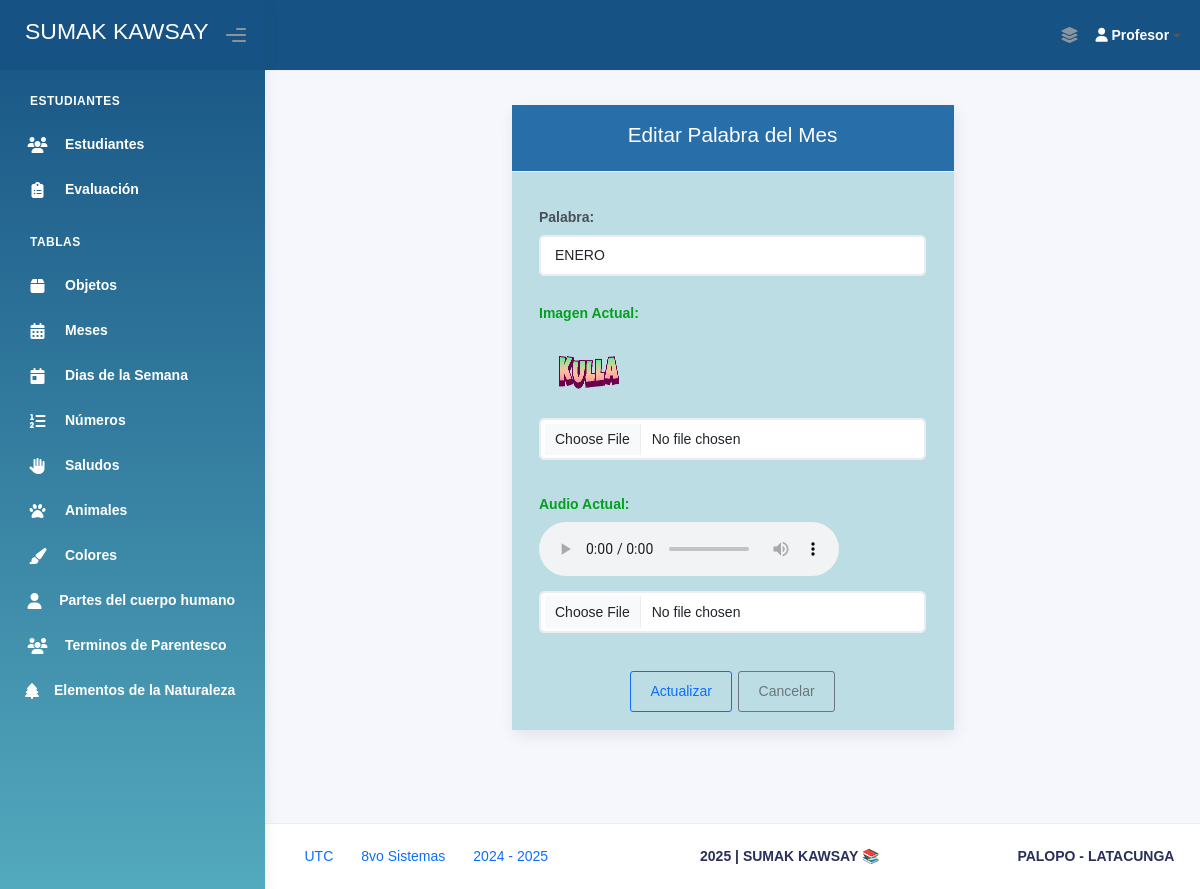
Page /mes/editar/1/ (signed in) on the committed database.
### Aplicaciones/Modulos/models.py (models this page shows, shortened)
class Aprender_Meses(models.Model):
    imagen_mes = models.ImageField(upload_to='imagenes_aprender_meses/', null=True, blank=True)
    palabra_mes = models.CharField(max_length=100)
    audio_kichwa_mes = models.FileField(upload_to='audios_kichwa_meses/', null=True, blank=True)

### Aplicaciones/Modulos/views.py (the view, shortened to what this page needs)
# urls.py: path('mes/editar/<int:id>/', views.editar_mes, name='editar_mes'),
def editar_mes(request, id):
    if not request.session.get('profesor_id'):
        return redirect('login_profesor')
    mes = get_object_or_404(Aprender_Meses, id=id)
    return render(request, 'AprendizajeAdmin/Meses/editar_mes.html', {'mes': mes})

### Aplicaciones/Modulos/templates/AprendizajeAdmin/Meses/editar_mes.html (shortened to what this page needs)
{% extends 'plantillaAdmin.html' %}
{% block body %}
<br><br><br>
<div class="container mt-5">
    <div class="row justify-content-center">
        <div class="col-md-6">
            <div class="card">
                <div class="card-header text-center" style="background-color: #286ea8;">
                    <h4 style="color: white;">Editar Palabra del Mes</h4>
                </div>
                <div class="card-body Mensaje-error" style="background-color: #bddde4">
                    <form action="{% url 'editar_mes' mes.id %}" method="POST" enctype="multipart/form-data" id="frm_aprender">
                        <div class="form-group">
                            <label for="palabra"><b>Palabra:</b></label>
                            <input type="text" name="palabra" id="palabra" class="form-control" required
                                   value="{{ palabra|default:mes.palabra_mes }}">
                        </div>
                        <div class="form-group">
                            <label for="imagen"><b style="color: rgb(2, 160, 29);">Imagen Actual:</b></label><br>
                            {% if mes.imagen_mes %}
                                <img src="{{ mes.imagen_mes.url }}" width="100px" height="80" alt="Imagen actual" id="imagenActual"><br>
                            {% else %}
                                No disponible<br>
                            {% endif %}
                            <input type="file" name="imagen" id="imagen" class="form-control mt-2" accept="image/*">
                        </div>
                        <div class="form-group">
                            <label for="audio_kichwa"><b style="color: rgb(2, 160, 29);">Audio Actual:</b></label><br>
                            {% if mes.audio_kichwa_mes %}
                                <audio controls>
                                    <source src="{{ mes.audio_kichwa_mes.url }}" type="audio/mpeg">
                                </audio><br>
                            {% else %}
                                No disponible<br>
                            {% endif %}
                            <input type="file" name="audio_kichwa" id="audio_kichwa" class="form-control mt-2" accept="audio/*">
                        </div>
                        <div class="text-center mt-4">
                            <button type="submit" class="btn btn-outline-primary">Actualizar</button>
                            <a href="{% url 'lista_meses' %}" class="btn btn-outline-secondary">Cancelar</a>
                        </div>
                    </form>
                </div>
            </div>
        </div>
    </div>
</div>
<br><br><br>
{% endblock %}

### Aplicaciones/Modulos/templates/plantillaAdmin.html (style rules this page uses)
.Mensaje-error { color: red; font-size: 20px; font-weight: bold; }

### rows in the picture
Aprender_Meses: palabra "ENERO", imagen_mes (picture)
